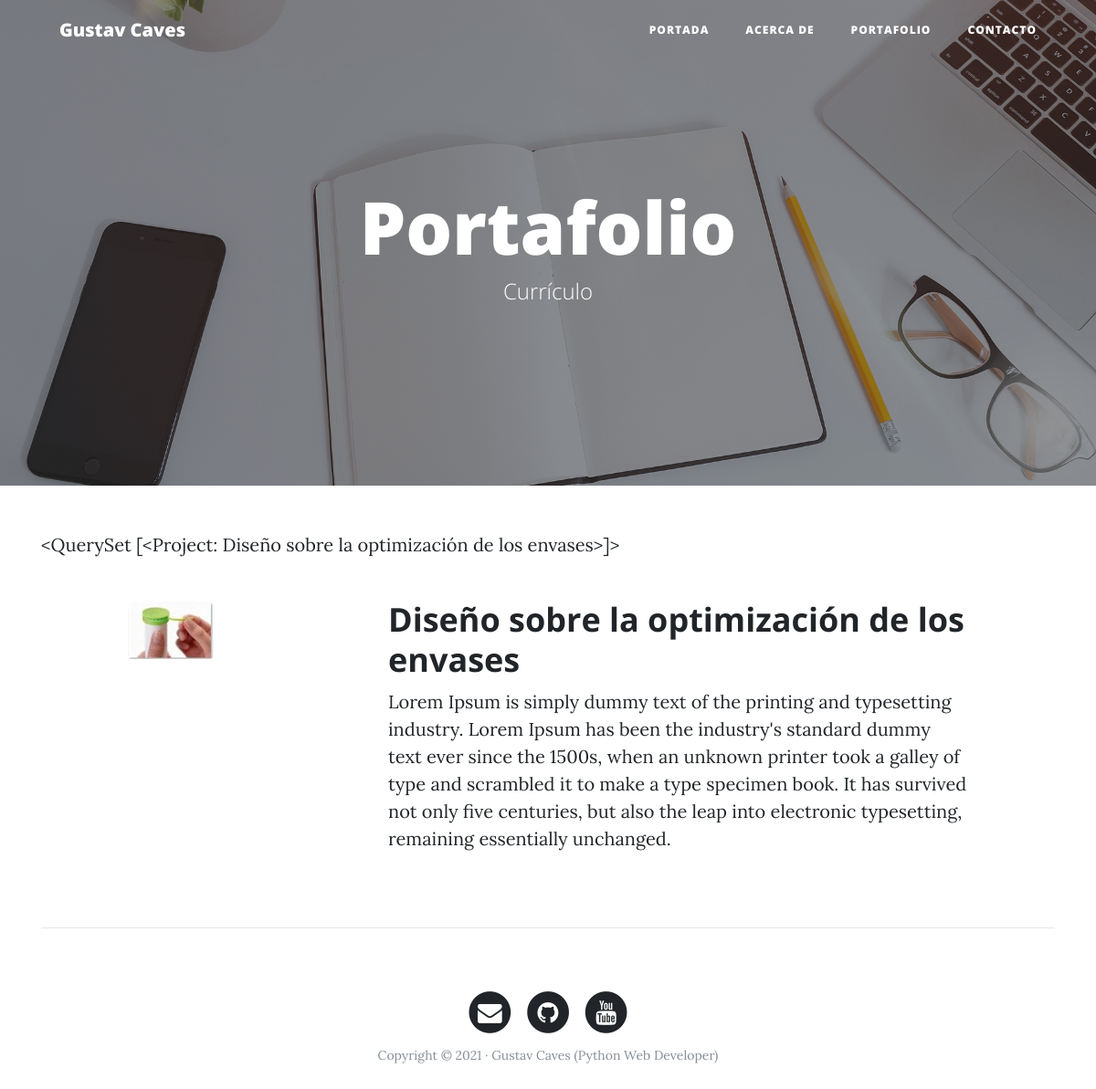
/portfolio/, run on an earlier commit of the app's database.
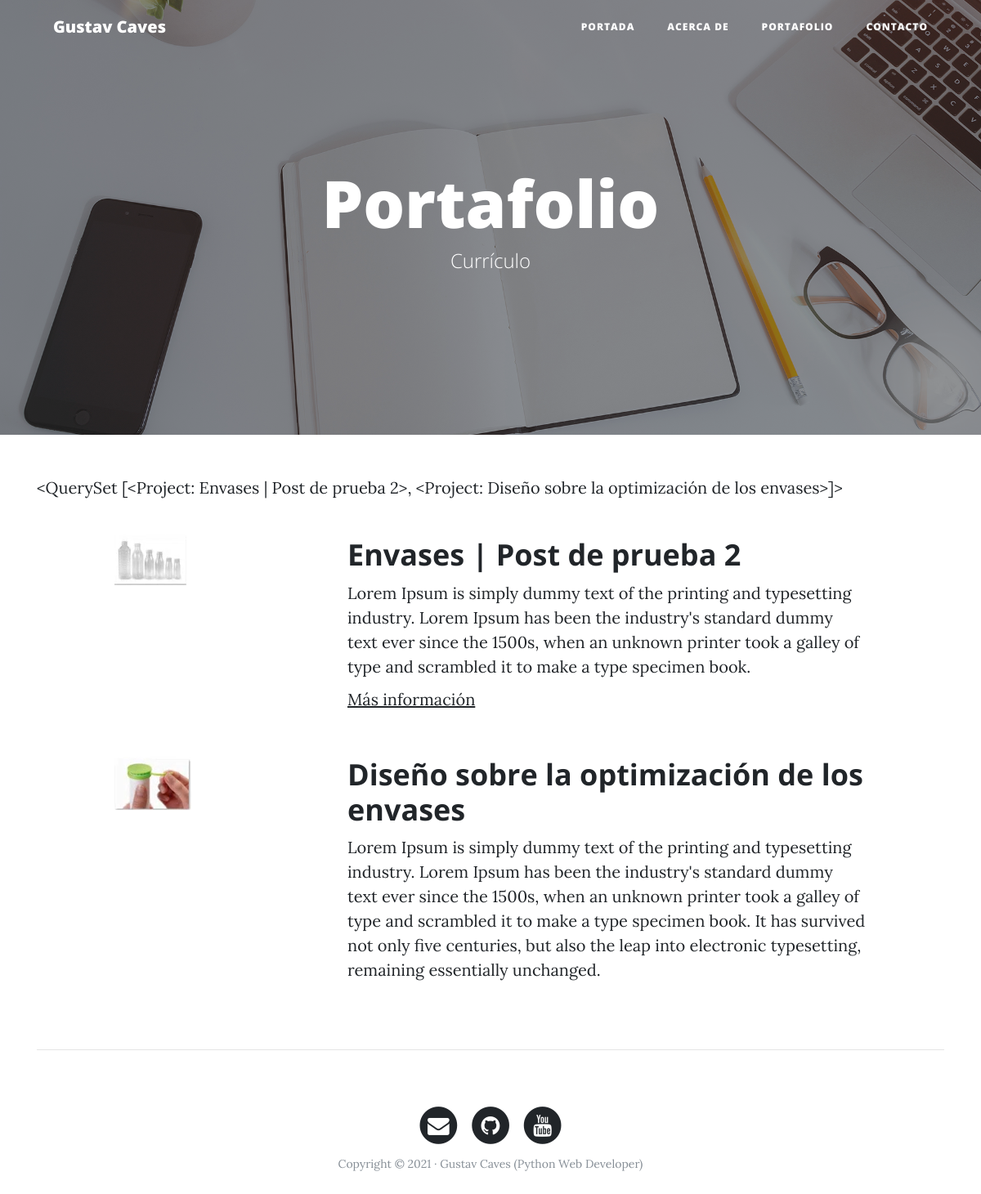
And on a later commit of the database.
### portfolio/models.py (models this page shows)
class Project(models.Model):
    title = models.CharField(max_length=200, verbose_name="Títuloum")
    description = models.TextField(verbose_name="Descripcioum")
    image = models.ImageField(upload_to="projects",  verbose_name="Imagen")
    created = models.DateTimeField(auto_now_add=True, verbose_name="Fecha de creacionum")
    updated = models.DateTimeField(auto_now=True, verbose_name="Fecha de edicionum")
    link = models.URLField(max_length=200, null=True, blank=True, verbose_name="Direccion Webium")
    class Meta:
        verbose_name = "proyectumtumtum"
        verbose_name_plural = "proyecturiums"
        ordering = ["-created"]  # <=====
    def __str__(self):
        return self.title  # <=====

### portfolio/views.py (the view)
# urls.py: path('portfolio/', portfolio_views.portfolio, name="portfolio"),
def portfolio(request):
    projects = Project.objects.all()
    return render(request, "portfolio/portfolio.html", {'projects':projects})

### portfolio/templates/portfolio/portfolio.html (shortened to what this page needs)
{% extends 'core/base.html' %}
{% load static %}
{% block background %}{% load static %}{% static 'core/img/portfolio-bg.jpg' %}{% endblock %}
{% block headers %}
    <h1>Portafolio</h1>
    <span class="subheading">Currículo</span>
{% endblock %}
{% block content %}
{{projects}}
{% for project in projects %}
        <div class="row project">
            <div class="col-lg-3 col-md-4 offset-lg-1">
                <img class="img-fluid" src="{{project.image.url}}" alt="">
            </div>
            <div class="col-lg-7 col-md-8">
                <h2 class="section-heading title">{{project.title}}</h2>
                <p>{{project.description}}</p>
                {% if project.link %}
                    <p><a href="{{project.link}}">Más información</a></p>
                {% endif %}
            </div>
        </div>
    {% endfor %}
{% endblock %}

### core/templates/core/base.html (shortened to what this page needs)
<!DOCTYPE html>
<html lang="es">
<head>
  {% load static %}
  <link href="{% static 'core/vendor/bootstrap/css/bootstrap.min.css' %}" rel="stylesheet">
  <link href="{% static 'core/vendor/font-awesome/css/font-awesome.min.css' %}" rel="stylesheet" type="text/css">
  <link href="{% static 'core/css/clean-blog.min.css' %}" rel="stylesheet">
</head>
<body>
  <nav class="navbar navbar-expand-lg navbar-light fixed-top" id="mainNav">
    <div class="container">
      <a class="navbar-brand" href="{% url 'home' %}">Gustav Caves</a>
      <div class="collapse navbar-collapse" id="navbarResponsive">
        <ul class="navbar-nav ml-auto">
          <li class="nav-item">
            <a class="nav-link" href="{% url 'home' %}">Portada</a>
          </li>
          <li class="nav-item">
            <a class="nav-link" href="{% url 'about' %}">Acerca de</a>
          </li>
          <li class="nav-item">
            <a class="nav-link" href="{% url 'portfolio' %}">Portafolio</a>
          </li>
          <li class="nav-item">
            <a class="nav-link" href="{% url 'contact' %}">Contacto</a>
          </li>
        </ul>
      </div>
    </div>
  </nav>
  <header class="masthead" style="background-image: url('{% block background %}{% endblock %}')">
    <div class="overlay"></div>
    <div class="container">
      <div class="row">
        <div class="col-lg-8 col-md-10 mx-auto">
          <div class="site-heading">
            {% block headers %}{% endblock %}
          </div>
        </div>
      </div>
    </div>
  </header>
  <div class="container">
    {% block content %}{% endblock %}
    {% if request.path != '/' %}<hr>{% endif %}
  </div>
  <footer>
    <div class="container">
      <div class="row">
        <div class="col-lg-8 col-md-10 mx-auto">
          <ul class="list-inline text-center">
            <li class="list-inline-item">
              <a href="#">
                <span class="fa-stack fa-lg">
                  <i class="fa fa-circle fa-stack-2x"></i>
                  <i class="fa fa-envelope fa-stack-1x fa-inverse"></i>
                </span>
              </a>
            </li>
            <li class="list-inline-item">
              <a href="#">
                <span class="fa-stack fa-lg">
                  <i class="fa fa-circle fa-stack-2x"></i>
                  <i class="fa fa-github fa-stack-1x fa-inverse"></i>
                </span>
              </a>
            </li>
            <li class="list-inline-item">
              <a href="#">
                <span class="fa-stack fa-lg">
                  <i class="fa fa-circle fa-stack-2x"></i>
                  <i class="fa fa-youtube fa-stack-1x fa-inverse"></i>
                </span>
              </a>
            </li>
          </ul>
          <p class="copyright text-muted">Copyright &copy; 2021 · Gustav Caves (Python Web Developer) </p>
        </div>
      </div>
    </div>
  </footer>
</body>
</html>

What changed in the data, as far as the page shows it:
added Project: title.title "<QuerySet [<Project: Envases | Post de prueba 2>, <Project: Diseño sobre la optimización de los envases>]>", image (picture), title "Envases | Post de prueba 2", description "Lorem Ipsum is simply dummy text of the printing and typesetting industry. Lorem Ipsum has been the industry's standard dummy text ever since the 1500s, when an unknown printer took a galley of type and scrambled it to make a type specimen book."
Also different on the page:
{{ projects }}: "<QuerySet [<Project: Diseño sobre la optimización de los envases>]>" → "<QuerySet [<Project: Envases | Post de prueba 2>, <Project: Diseño sobre la optimización de los envases>]>"
